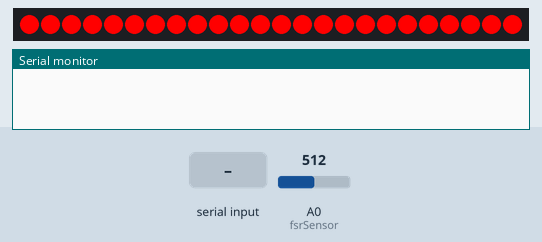
The sketch below on a simulated Arduino Uno, built with avr-gcc and run on an emulated ATmega328P. Shown: 24 RGB LEDs in strip order, left to right, the last lines printed to the serial monitor. Inputs (shaded band) come from the test bench; at power-on: A0 (fsrSensor) = 512. Random numbers use the default seed unless the sketch sets one; the audio player accepts every command and is not drawn.

Above: at 1.2 s.
1.3 s: "AND_MAIN_\n" received over Serial
At 4.4 s:
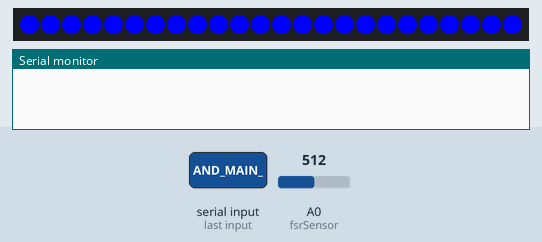
At 20.5 s:
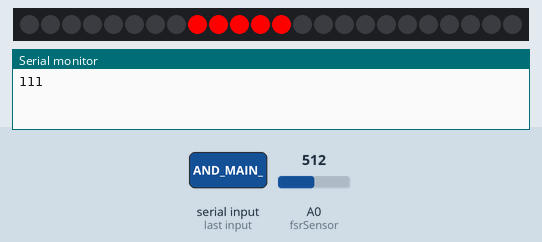

The sketch:

Arduino_Alcohol.ino
```cpp
#include <DFPlayer_Mini_Mp3.h>  // MP3 제어 라이브러리
#include <Adafruit_NeoPixel.h>  // LED 제어 라이브러리
#include <SoftwareSerial.h>     // RX TX 2개 사용

#define NEOPIXEL_PIN 4  // 디지털 입력 핀
#define NUMPIXELS 24    // LED 소자 개수
#define BRIGHTNESS 255  // 밝기 0 ~ 255

// NeoPixel 초기화
Adafruit_NeoPixel strip = Adafruit_NeoPixel(NUMPIXELS, NEOPIXEL_PIN, NEO_GRB + NEO_KHZ800);

// SoftwareSerial btSerial(0, 1); // 블루투스 모듈 RX TX
// 하드웨어 시리얼 0, 1 핀 Bluetooth로 사용
SoftwareSerial musicModule(7, 8); // MP3 모듈 RX TX

int fsrSensor = A0;     // 압력센서 아날로그입력 핀번호
int fsrValue = 0;       // 압력센서 값 저장용

byte buffer[1024];      // 데이터 저장 버퍼
int bufferIndex;

int peopleNum = 4;      // 사람 수

String btMessage;       // 전송될 메세지

uint32_t colorValue = (255, 0, 0);  // 색상 지정
uint32_t colorOFF = (0, 0, 0);

bool ifCup = false;

void initVar();         // 변수 초기화 함수
void colorSetting();    // LED 동작 제어
void btControl();       // 블루투스 통신 제어
void btProtocol();      // 안드로이드에 전송할 데이터 전처리
void sendByte(String);  // String 형식의 데이터 inputStream 형식인 Byte로 전송

void setup() {
  // put your setup code here, to run once:
  Serial.begin(9600);
  // btSerial.begin(9600);
  musicModule.begin(9600);

  strip.setBrightness(BRIGHTNESS);  // LED 밝기 설정
  strip.begin();                    // LED 제어 시작
  strip.show();                     // LED 동작 초기

  randomSeed(analogRead(1));

  bufferIndex = 0;                  // 버퍼 위치 초기화

  mp3_set_serial(musicModule);      // MP3 모듈 시리얼 설정
  mp3_set_volume(15);               // 볼륨 0 ~ 30
  delay(10);                        // 볼륨 설정 위한 딜레이 1
}

void loop() {
  // put your main code here, to run repeatedly:
  initVar();
  btControl();

  fsrValue = analogRead(fsrSensor);
  if (fsrValue >= 50 && ifCup == false){
    for(int i = 0; i < 24; i++){
      strip.setPixelColor(i, 255, 0, 0);
      strip.show();
      delay(50);
    }
    for(int i = 0; i < 24; i++){
      strip.setPixelColor(i, 0, 255, 0);
      strip.show();
      delay(50);
    }
    for(int i = 0; i < 24; i++){
      strip.setPixelColor(i, 0, 0, 255);
      strip.show();
      delay(50);
    }
    delay(1000);

    for(int i = 0 ; i < 24; i++){
      strip.setPixelColor(i, 0, 0, 0);
      strip.show();
      delay(50);
    }

    ifCup = true;
  }
  // btProtocol();
  // sendByte(btMessage);
  delay(10);
}

// 변수 초기화
void initVar(){
  fsrValue = 0;
  btMessage = "";
}

// LED 패턴 관리
void colorSetting(){
  int numC = 24 / peopleNum;
  int ledStart = 0;
  int ledEnd = numC - 1;
  int turn = 3;
  for (int i = 0; i < numC; i++){
    strip.setPixelColor(i, 255, 0, 0);
  }
  strip.show();
  delay(500);
  // mp3_play(1);
  delay(10);
  while(turn > 0){
    for (int i = 0; i < 24 + numC; i++){
      strip.setPixelColor(ledStart++, 0, 0, 0);
      strip.setPixelColor(ledEnd++, 255, 0, 0);
      strip.show();
      if (turn > 1) delay(100);
      else delay(150);
      if (ledEnd >= 24) ledEnd %= 24;
      if (ledStart >= 24) ledStart %= 24;
    }
    turn--;
  }

  int res = random(0, 24);
  int dtime = 100;
  while(true){
    if (ledStart == res) break;
    strip.setPixelColor(ledStart++, 0, 0, 0);
    strip.setPixelColor(ledEnd++, 255, 0, 0);
    strip.show();
    delay(150);
    if (ledEnd >= 24) ledEnd %= 24;
    if (ledStart >= 24) ledStart %= 24;
  }
  delay(1000);

  int ledNow = ledStart;
  while(true){
    if (ledNow >= ledEnd) break;
    strip.setPixelColor(ledNow++, 0, 255, 0);
    if (ledNow >= 24) ledNow %= 24;
    strip.show();
    delay(50);
  }
  delay(1000);

  ledNow = ledStart;
  while(true){
    if (ledNow >= ledEnd) break;
    strip.setPixelColor(ledNow++, 0, 0, 255);
    strip.show();
    delay(50);
    if (ledNow >= 24) ledNow %= 24;
  }
  delay(1000);

  ledNow = ledStart;
  while(true){
    if (ledNow >= ledEnd) break;
    strip.setPixelColor(ledNow++, random(0, 255), random(0, 255), random(0, 255));
    strip.show();
    delay(50);
    if (ledNow >= 24) ledNow %= 24;
  }
  delay(1000);

  ledNow = ledStart;
  while(true){
    if (ledNow >= ledEnd) break;
    strip.setPixelColor(ledNow++, 0, 0, 0);
    if (ledNow >= 24) ledNow %= 24;
  }
  strip.show();
  delay(100);

  ledNow = ledStart;
  while(true){
    if (ledNow >= ledEnd) break;
    strip.setPixelColor(ledNow++, random(0, 255), random(0, 255), random(0, 255));
    strip.show();
    delay(50);
    if (ledNow >= 24) ledNow %= 24;
  }
  delay(1000);


  for (int i = 0; i < 24; i++){
    strip.setPixelColor(i, 0, 0, 0);
  }
  strip.show();
  delay(100);
  // mp3_play(2);
  delay(10);
}

// Bluetooth 데이터 들어오면 읽어들임
void btControl(){
  if (Serial.available()){
    String str = Serial.readString();
    Serial.println("111");
    if (str.startsWith("AND_MAIN_")){
      // 돌림판 돌리기
      // mp3_play(1);
      // delay(10);
      colorSetting();
      delay(10);
    }
    else if (str.startsWith("AND_PNUM_")){
      peopleNum = str.substring(9).toInt();
    }
  }
}

// Bluetooth로 전송하는 메세지 프로토콜
void btProtocol(){
  btMessage = "ARD_FSR_" + String(fsrValue);
}

void ifCupOn(){
  // 컵 무게값 확인기
  if (fsrValue > 30){
    // LED 빛내서 표시하
  }
}

// String 형식의 데이터 Byte로 전송
void sendByte(String inputString){
  byte *tmp = new byte[inputString.length() + 1];
  inputString.getBytes(tmp, inputString.length() + 1);

  for(int i = 0; i < inputString.length(); i++){
    Serial.print(*(tmp + i));
  }

  Serial.print("\n");
  free(tmp);
}
```
